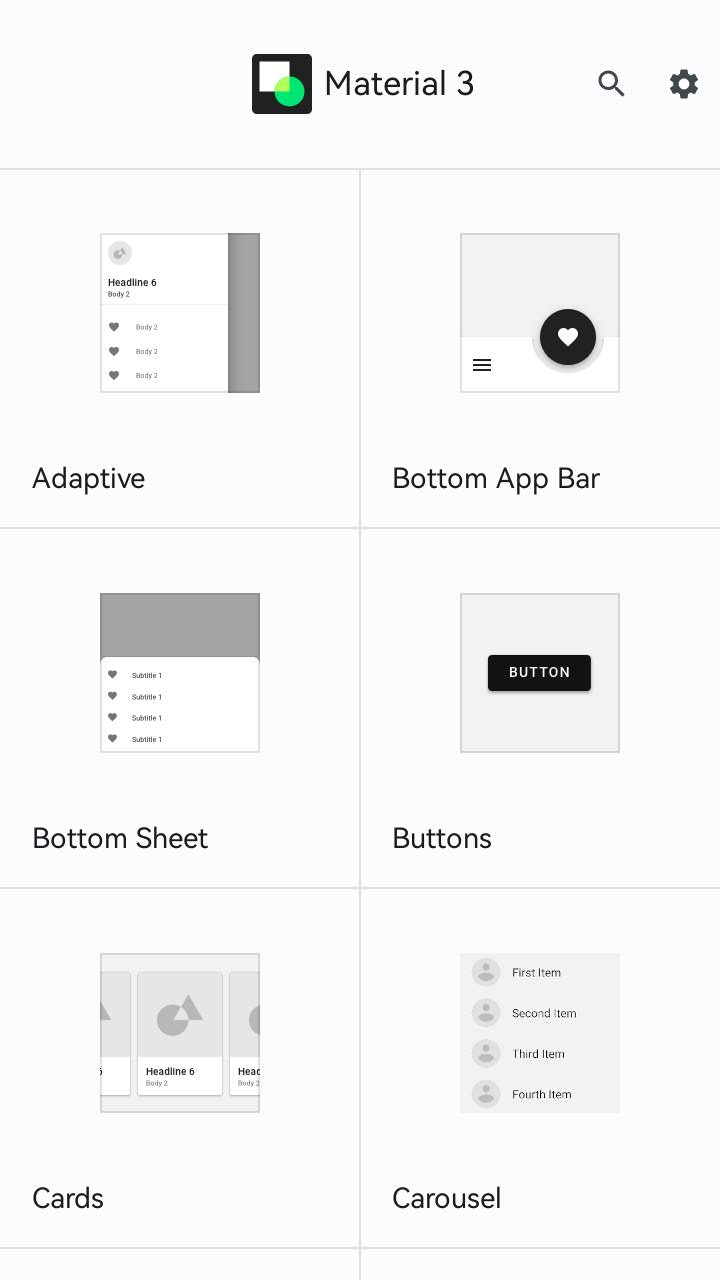
#> input picture westlake-noice-ohos/catalog-fix/evidence/01-grid-landing.jpeg, 720 x 1280 px
$ python shotlit.py ../../westlake-noice-ohos/catalog-fix/evidence/01-grid-landing.jpeg
#> lines starting #> are read from the running program, lines starting #| are printed output that depends on the picture
#!/usr/bin/env python3
"""shotlit.py <img> [<img>...] — quantify how "lit" a screenshot is.

Eyeballing black-vs-not is what let a lock screen and a powered-off panel both get
recorded as "the app renders black". This prints numbers instead:
  lum   mean luminance 0-255
  lit%  fraction of pixels brighter than 16 (i.e. not near-black)
  cols  distinct quantised colours (a flat fill has very few)
  rows% fraction of image rows that contain any lit pixel  -> catches partial UI
verdict: BLACK (nothing), FLAT (uniform non-black fill), PARTIAL, LIT.
"""
import sys
from PIL import Image

def analyse(path):
    im = Image.open(path).convert("RGB")
#> im is the input picture: PIL image 720x1280 RGB; mean R, G, B 244.9, 245, 246.5
    w, h = im.size
#> w = 720; h = 1280
    small = im.resize((min(w, 300), min(h, 480)))
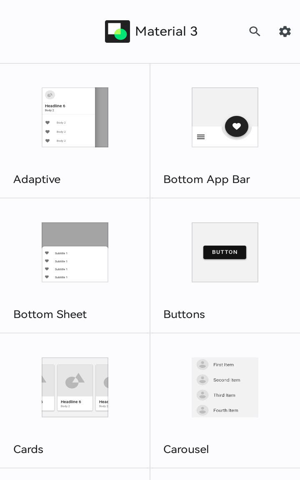
#> small: PIL image 300x480 RGB; mean R, G, B 244.8, 245, 246.5
    px = list(small.getdata())
#> px = 144000 items
    sw, sh = small.size
#> sw = 300; sh = 480
    lum = [(3 * r + 6 * g + b) // 10 for (r, g, b) in px]
#> lum = 144000 items
    n = len(lum)
#> n = 144000
    mean = sum(lum) / n
#> mean = 244.9
    lit = sum(1 for v in lum if v > 16) / n
#> lit = 0.999
    cols = len({(r >> 3, g >> 3, b >> 3) for (r, g, b) in px})
#> cols = 208
    rows_lit = sum(1 for y in range(sh)
                   if any(lum[y * sw + x] > 16 for x in range(sw))) / sh
#> rows_lit = 1
    if lit < 0.01:
        verdict = "BLACK"
    elif cols <= 4:
        verdict = "FLAT"
    elif rows_lit < 0.5 or lit < 0.15:
        verdict = "PARTIAL"
    else:
        verdict = "LIT"
    return dict(path=path, size=f"{w}x{h}", lum=round(mean, 1),
                lit=round(lit * 100, 1), cols=cols,
                rows=round(rows_lit * 100, 1), verdict=verdict)

if __name__ == "__main__":
    print(f"{'shot':<34}{'lum':>7}{'lit%':>7}{'cols':>7}{'rows%':>7}  verdict")
    for p in sys.argv[1:]:
        try:
            r = analyse(p)
#> r = 7 items
        except Exception as e:                     # unreadable/truncated capture
            print(f"{p.split('/')[-1]:<34}{'ERR':>7}  {e}")
            continue
        print(f"{r['path'].split('/')[-1]:<34}{r['lum']:>7}{r['lit']:>7}"
              f"{r['cols']:>7}{r['rows']:>7}  {r['verdict']}")
#| 01-grid-landing.jpeg                244.9   99.9    208  100.0  LIT
